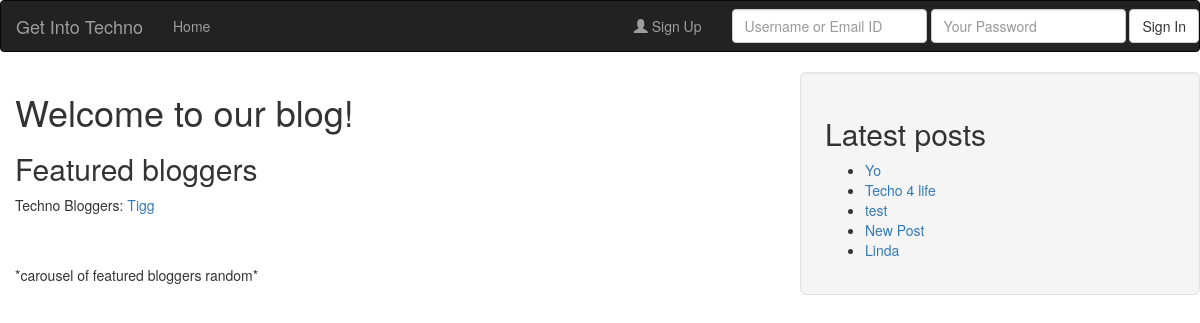
The page /View/index.php on the database as committed earlier.
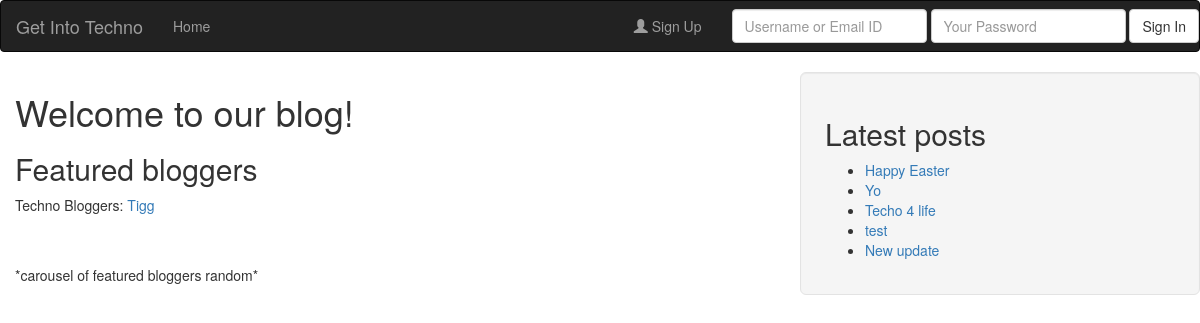
The same page on the database as committed later.
### tables this page shows
CREATE TABLE `users` (
  `user_id` int(11) NOT NULL COMMENT 'Primary key',
  `user_name` varchar(45) DEFAULT NULL,
  `first_name` varchar(45) DEFAULT NULL,
  `last_name` varchar(45) DEFAULT NULL,
  `email` varchar(255) DEFAULT NULL,
  `password` varchar(100) DEFAULT NULL,
  `bio` varchar(500) DEFAULT NULL
);

CREATE TABLE `posts` (
  `post_id` int(25) NOT NULL,
  `post_title` varchar(50) DEFAULT NULL,
  `post_content` varchar(500) DEFAULT NULL,
  `date` timestamp NOT NULL DEFAULT CURRENT_TIMESTAMP,
  `post_slug` varchar(225) NOT NULL,
  `user_id` varchar(100) NOT NULL COMMENT 'FOREIGN KEY',
  `tags` int(25) NOT NULL
);

### Model/connection.php (called while the page is built, shortened)
<?php
$dsn = "mysql:host=localhost;dbname=blog_database"  ;
$username = "root";
$password = null;
$options = null;
try {
      $pdo = new PDO($dsn, $username, $password, $options);
      $pdo->setAttribute(PDO::ATTR_ERRMODE,PDO::ERRMODE_EXCEPTION);
} catch (PDOException $e) {
	trigger_error($e->getMessage());
}
include_once 'userClass.php';
$user = new USER($pdo);
?>

### Controllers/display.php (called while the page is built, shortened)
<?php
function display($template, $variables = [], $extension = TEMPLATE_EXTENSION) {
	extract($variables);
	include TEMPLATE_FOLDER . $template . $extension;
	return ob_get_clean();
}

### Model/userClass.php (called while the page is built, shortened)
<?php
class USER
{
    private $db;
    function __construct($pdo)
    {
      $this->db = $pdo;
    }
   public function randomUser() {
       try
        {
        $stmt=$this->db->prepare("SELECT user_name, user_id FROM users ORDER BY RAND() LIMIT 1");
        $stmt->execute();
	return $stmt->fetch();
         }
    catch(PDOException $e)
       {
            echo $e->getMessage();
       }
}
}

### View/Templates/userFunctions.php (called while the page is built, shortened)
<?php
$userArray = $user->randomUser();
$randomUsername = $userArray[0];
$randomUserID = $userArray[1];

### View/index.php (the view, shortened to what this page needs)
<?php
include '../controllers/display.php';
include '../controllers/login.php';
include 'templates/userFunctions.php';
require_once '../model/connection.php';
?>
<!doctype html>
<html>
<head><title>Get Into Techno</title></head>
<link rel="stylesheet" href="https://maxcdn.bootstrapcdn.com/bootstrap/3.3.7/css/bootstrap.min.css">
<body>
<?php
if($user->is_loggedin()!="")
{
    echo Controllers\display\display('nav_bar_signed_in');
}
else
{
    echo Controllers\display\display('nav_bar_signed_out');
}
?>
<div class="col-sm-8">
<h1>Welcome to our blog!</h1>
<div>
    <h2>Featured bloggers</h2>
    <p>Techno Bloggers:  <a href="viewUser.php?id=<?= $randomUserID ?>"><?= $randomUsername ?></a></p>
    <br><br>
    *carousel of featured bloggers random*
</div>
</div>
<div class="col-sm-4 well well-lg">
    <h2>Latest posts</h2>
  <ul>
<?php
$stmt = $pdo->query('SELECT post_title, post_id, user_id FROM posts ORDER BY post_id DESC LIMIT 5');
while($row = $stmt->fetch()){
    echo '<li><a href="viewPost.php?id='.$row['post_id'].'">'.$row['post_title'].'</a></li>';
}
?>
</ul>
</div>
</body>
</html>

### View/Templates/nav_bar_signed_out.phtml
<nav class="navbar navbar-inverse">
  <div class="container-fluid">
    <div class="navbar-header">
      <a class="navbar-brand" href="index.php">Get Into Techno</a>
    </div>
    <ul class="nav navbar-nav">
      <li><a href="index.php">Home</a></li>
    </ul>
    <ul class="nav navbar-nav navbar-right">
      <li><a href="register.php"><span class="glyphicon glyphicon-user"></span> Sign Up</a></li>
                    <form method= "post" class="navbar-form navbar-right" role="search">
                    <div class="form-group">
                        <input type="text" class="form-control" name="txt_uname_email" placeholder="Username or Email ID">
                    </div>
                    <div class="form-group">
                        <input type="password" class="form-control" name="txt_password" placeholder="Your Password">
                    </div>
                    <button type="submit" name="btn-login" class="btn btn-default">Sign In</button>
    </ul>
  </div>
</nav>

Rows that differ between the two databases and show on the page:
removed posts: post_title "Linda"
added posts: post_title "Happy Easter"
changed posts: post_title "New Post" → "New update"
